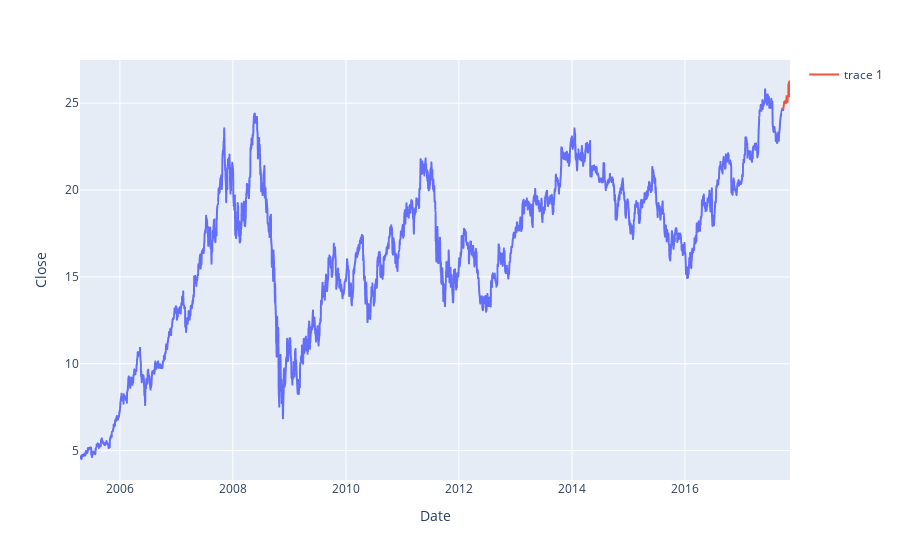

Notebook source saved alongside this figure:
### Code cell
#train_start = '2000-01-01'
#train_end = '2013-12-31'

#test_start = '2014-01-01'
#test_end = '2014-12-31'

#forecast_start = '2015-01-01'
#forecast_end = '2016-01-01'

train_start = np.min(df.index) + datetime.timedelta(50)
test_end = np.max(df.index)
test_start = test_end - datetime.timedelta(50)
train_end = test_start - datetime.timedelta(0)

df_train = df.loc[train_start:train_end]
df_test = df.loc[test_start:test_end]

fig = px.line(df_train, x=df_train.index, y='Close')
fig.add_scatter(x = df_test.index, y = df_test['Close'] )
fig.show()

### Figure 1 — Plotly figure (JSON) as saved in the notebook; plotly's stock layout.template omitted (floating-point values rounded to 4 significant figures; data arrays with more than 128 entries replaced by an {"elided": "..."} marker saying what was removed)
{"data": [{"hovertemplate": "Date=%{x}<br>Close=%{y}<extra></extra>", "legendgroup": "", "line": {"color": "#636efa", "dash": "solid"}, "marker": {"symbol": "circle"}, "mode": "lines", "name": "", "showlegend": false, "type": "scattergl", "x": {"elided": "3130 str values"}, "xaxis": "x", "y": {"elided": "3130 float values"}, "yaxis": "y"}, {"type": "scatter", "x": ["2017-09-21T00:00:00", "2017-09-22T00:00:00", "2017-09-25T00:00:00", "2017-09-26T00:00:00", "2017-09-27T00:00:00", "2017-09-28T00:00:00", "2017-09-29T00:00:00", "2017-10-02T00:00:00", "2017-10-03T00:00:00", "2017-10-04T00:00:00", "2017-10-05T00:00:00", "2017-10-06T00:00:00", "2017-10-09T00:00:00", "2017-10-10T00:00:00", "2017-10-11T00:00:00", "2017-10-12T00:00:00", "2017-10-13T00:00:00", "2017-10-16T00:00:00", "2017-10-17T00:00:00", "2017-10-18T00:00:00", "2017-10-19T00:00:00", "2017-10-20T00:00:00", "2017-10-23T00:00:00", "2017-10-24T00:00:00", "2017-10-25T00:00:00", "2017-10-26T00:00:00", "2017-10-27T00:00:00", "2017-10-30T00:00:00", "2017-10-31T00:00:00", "2017-11-01T00:00:00", "2017-11-02T00:00:00", "2017-11-03T00:00:00", "2017-11-06T00:00:00", "2017-11-07T00:00:00", "2017-11-08T00:00:00", "2017-11-09T00:00:00", "2017-11-10T00:00:00"], "y": [24.63, 24.73, 24.65, 24.56, 24.59, 24.68, 24.75, 24.96, 25.09, 25.12, 25.06, 25.06, 24.96, 25.08, 25.17, 25.04, 25.14, 24.97, 25.03, 25.06, 25.37, 25.46, 25.28, 25.11, 25.03, 25.43, 25.36, 25.38, 26.13, 26.24, 26.09, 26.2, 26.28, 26.26, 26.22, 25.74, 25.36]}], "layout": {"legend": {"tracegroupgap": 0}, "margin": {"t": 60}, "xaxis": {"anchor": "y", "domain": [0, 1], "title": {"text": "Date"}}, "yaxis": {"anchor": "x", "domain": [0, 1], "title": {"text": "Close"}}}}
